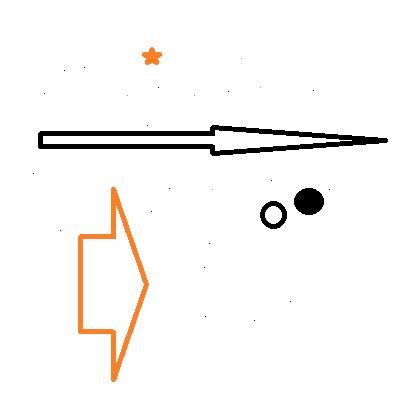
//> input picture 实验/Resources/F.png, 400 x 400 px
$ ./实验2   (built with g++ and OpenCV 4)
//> lines starting //> are read from the running program, lines starting //| are printed output that depends on the picture
#include<opencv2/highgui.hpp>
#include<opencv2/imgproc.hpp>
#include<opencv2/imgcodecs.hpp>
#include<iostream>
#include<algorithm>
#include<vector>
using namespace cv;
using namespace std;
string path;
Mat img, img_gray, img_median_filter,img_average_filter;
enum class TemplateSize
{
	P3_3 = 3,
	P5_5 =5,
	P7_7 =7,
};

void median_filter(Mat imgScr,Mat& dst,TemplateSize pt);
void average_filter(Mat imgScr, Mat& dst,TemplateSize pt);
int main()
{
	path = "Resources/F.png";
	img = imread(path);
//> img is the input picture: 400 rows x 400 cols, CV_8UC3; mean B, G, R 244.6, 245.9, 247.9
	//resize(img, img, Size(800, 800));
	cvtColor(img, img_gray,COLOR_BGR2GRAY);

	median_filter(img_gray, img_median_filter, TemplateSize::P7_7);
	average_filter(img_gray, img_average_filter, TemplateSize::P7_7);
	imwrite("实验2/imgGray.png", img_gray);
	imwrite("实验2/img.png", img);
	imwrite("实验2/imgAverageFilter.png",img_average_filter);
	imwrite("实验2/imgMedianFilter.png", img_median_filter);
	imshow("img", img);
	imshow("imgGray", img_gray);
	imshow("imgmf", img_median_filter);
	imshow("imgaf", img_average_filter);
	waitKey(0);
	return 0;
}

void median_filter(Mat imgScr, Mat& dst, TemplateSize pt)
{

	cout << "rows:" << imgScr.rows << endl;
//| rows:400
	cout << "cols:" << imgScr.cols << endl;
//| cols:400
//	cout << (int)imgScr.at<uchar>(imgScr.rows-1, imgScr.cols-1) << endl;
	imgScr.copyTo(dst);
	int lu = (int)pt/2;//空出的边界
//> lu = 3

	for (int i = lu; i < imgScr.rows-lu; i++)
	{
		for (int j = lu; j < imgScr.cols-lu; j++)
		{
			vector<int>t;
			for (int s = -lu; s <= lu; s++)
			{
				for (int e = -lu; e <= lu; e++)
				{
					int temp = (int)imgScr.at<uchar>(i + s, j + e);
					t.push_back(temp);
				}
			}
			sort(t.begin(), t.end());
			int m = ((int)pt * (int)pt)/2;
			dst.at<uchar>(i, j) = (uchar)t[m];
		}
	}
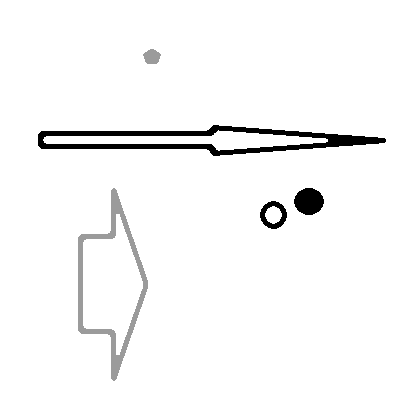
//> dst: 400 rows x 400 cols, CV_8UC1; min 0, max 255, mean 246.3

}
void average_filter(Mat imgScr, Mat& dst, TemplateSize pt)
{

	cout << "rows:" << imgScr.rows << endl;
//| rows:400
	cout << "cols:" << imgScr.cols << endl;
//| cols:400
	imgScr.copyTo(dst);
	//cout << (int)imgScr.at<uchar>(imgScr.rows - 1, imgScr.cols - 1) << endl;
	int lu = (int)pt / 2;//空出的边界
//> lu = 3

	for (int i = lu; i < imgScr.rows - lu; i++)
	{
		for (int j = lu; j < imgScr.cols - lu; j++)
		{

			int sum = 0;
			for (int s = -lu; s <= lu; s++)
			{
				for (int e = -lu; e <= lu; e++)
				{
					sum += (int)imgScr.at<uchar>(i + s, j + e);
				}
			}
			dst.at<uchar>(i, j) = (uchar)(sum/ ((int)pt * (int)pt));
		}
	}
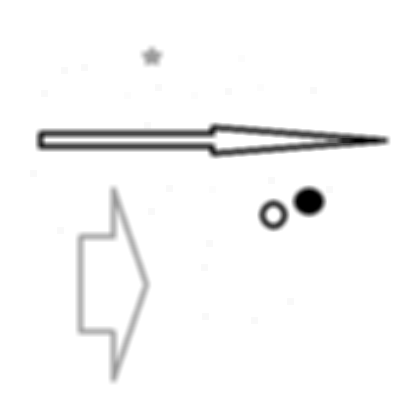
//> dst: 400 rows x 400 cols, CV_8UC1; min 0, max 255, mean 246.3


}
